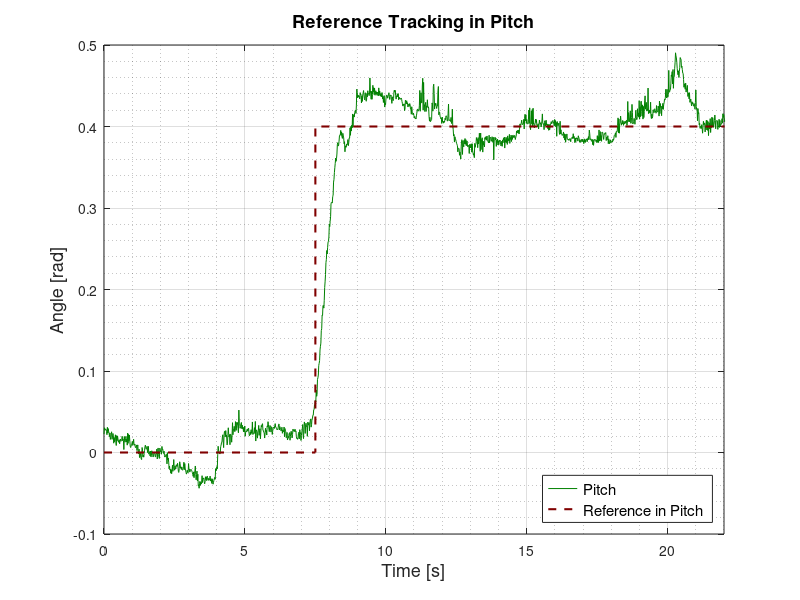
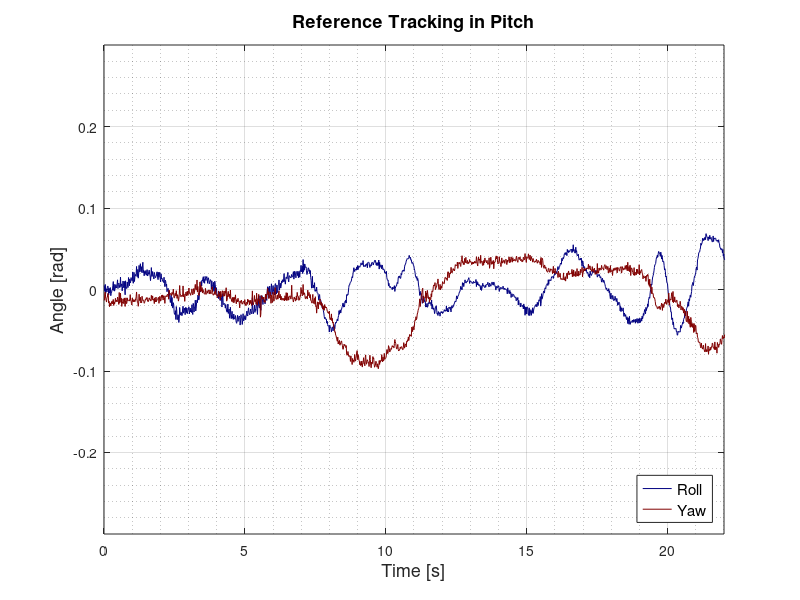

Source code (MATLAB) for these figures, in order:
%% Reference in pitch
load pitchRefFinal2
font=13;
line=0.5;
t=[0 7.5 7.5 50];
step_pitch=[0 0 0.4 0.4];
figure
plot(0:0.015:22.5,Ang(2,1500:3000),'Color',[0 0.5 0], 'Linewidth',line)
hold on
plot(t,step_pitch,'Color',[0.5 0 0],'LineStyle','--', 'Linewidth',1.5)
xlim([0,22])
xlabel('Time [s]','FontSize',font)
ylabel('Angle [rad]','FontSize',font)
title('Reference Tracking in Pitch','FontSize',font)
h = legend('Pitch', 'Reference in Pitch','Location','SouthEast');
set(h,'FontSize',font-2);
grid on
grid minor

%% Reference in pitch - Other angles
load pitchRefFinal2
font=13;
line=0.5;
figure
plot(0:0.015:22.5,Ang(1,1500:3000),'Color',[0 0 0.5], 'Linewidth',line)
hold on
plot(0:0.015:22.5,Ang(3,1500:3000)-0.05,'Color',[0.5 0 0], 'Linewidth',line)
xlim([0,22])
ylim([-0.3 0.3])
xlabel('Time [s]','FontSize',font)
ylabel('Angle [rad]','FontSize',font)
title('Reference Tracking in Pitch','FontSize',font)
h = legend('Roll', 'Yaw','Location','SouthEast');
set(h,'FontSize',font-2);
grid on
grid minor